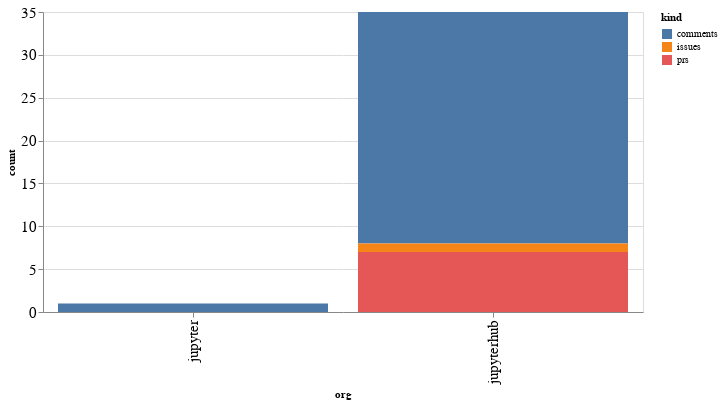

Here is the notebook cell this chart was saved with:
### Code cell
alt.Chart(org_summaries, width=600).mark_bar().encode(
    x='org',
    y='count',
    color='kind',
    tooltip="org"
)

### Figure 1 — Vega-Lite specification as saved in the notebook (floating-point values rounded to 4 significant figures)
{"config": {"axisLeft": {"labelFontSize": 15}, "axisBottom": {"labelFontSize": 15}}, "data": {"name": "data-787e7f93cab3d2b4d8a4c6f16cfc0aa4"}, "mark": "bar", "encoding": {"color": {"type": "nominal", "field": "kind"}, "tooltip": {"type": "nominal", "field": "org"}, "x": {"type": "nominal", "field": "org"}, "y": {"type": "quantitative", "field": "count"}}, "width": 600, "$schema": "https://vega.github.io/schema/vega-lite/v4.8.1.json", "datasets": {"data-787e7f93cab3d2b4d8a4c6f16cfc0aa4": [{"org": "jupyter", "kind": "comments", "count": 1}, {"org": "jupyterhub", "kind": "comments", "count": 27}, {"org": "jupyterhub", "kind": "issues", "count": 1}, {"org": "jupyterhub", "kind": "prs", "count": 7}]}}
